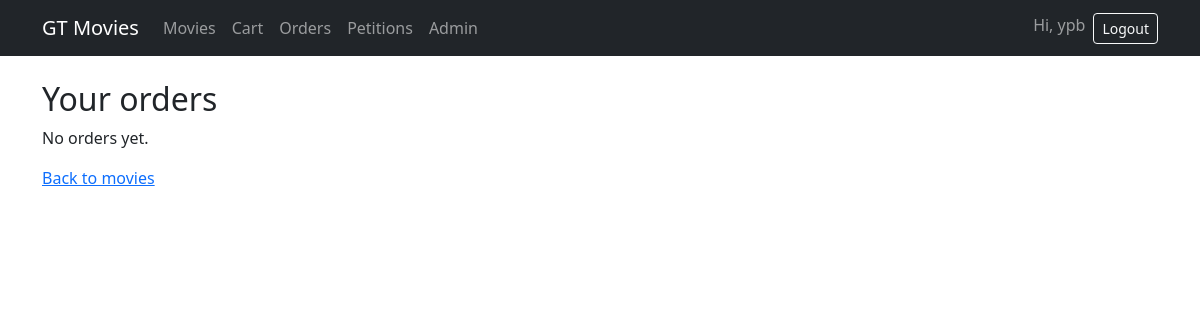
The page /orders/ (signed in) on the database as committed earlier.
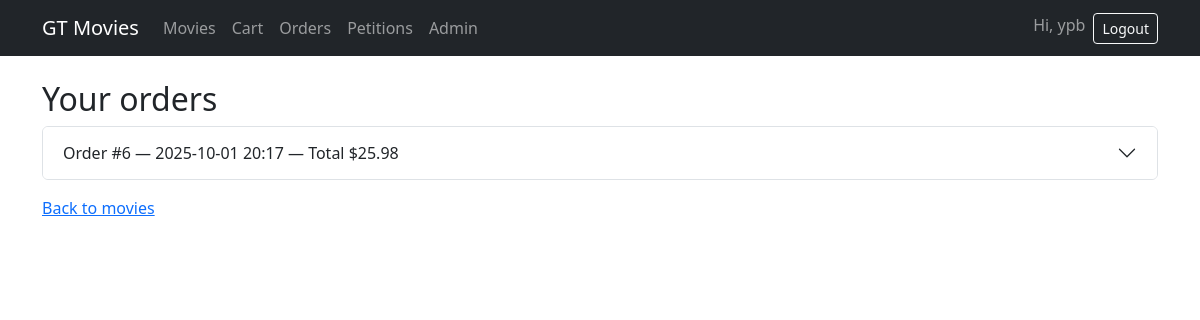
The same page on the database as committed later.
### store/models.py (models this page shows, shortened)
class Order(models.Model):
    user = models.ForeignKey(User, on_delete=models.CASCADE, related_name="orders")
    created_at = models.DateTimeField(auto_now_add=True)
    def total_amount(self):
        return sum(item.quantity * item.price for item in self.items.all())

class OrderItem(models.Model):
    order = models.ForeignKey(Order, on_delete=models.CASCADE, related_name="items")
    movie = models.ForeignKey(Movie, on_delete=models.PROTECT)
    quantity = models.PositiveIntegerField(default=1)
    price = models.DecimalField(max_digits=7, decimal_places=2)
    def line_total(self):
        return self.quantity * self.price

### store/views.py (the view)
# urls.py: path("orders/", views.order_list, name="order_list"),
@login_required
def order_list(request):
    orders = request.user.orders.prefetch_related("items__movie").order_by("-created_at")
    return render(request, "orders/list.html", {"orders": orders})

### templates/orders/list.html (shortened to what this page needs)
{% extends "base.html" %}
{% block content %}
  <h2>Your orders</h2>
  {% if orders %}
    <div class="accordion" id="ordersAcc">
      {% for o in orders %}
        <div class="accordion-item">
          <h2 class="accordion-header" id="h{{ o.id }}">
            <button class="accordion-button collapsed" type="button" data-bs-toggle="collapse" data-bs-target="#c{{ o.id }}">
              Order #{{ o.id }} — {{ o.created_at|date:"Y-m-d H:i" }} — Total ${{ o.total_amount }}
            </button>
          </h2>
        </div>
      {% endfor %}
    </div>
  {% else %}
    <p>No orders yet.</p>
  {% endif %}
  <p class="mt-3"><a href="/movies/">Back to movies</a></p>
{% endblock %}

Rows that differ between the two databases and show on the page:
added Order: id "6", created_at "2025-10-01 20:17", total_amount "25.98"
Other text that changed with them:
text no longer shown: "No orders yet."
